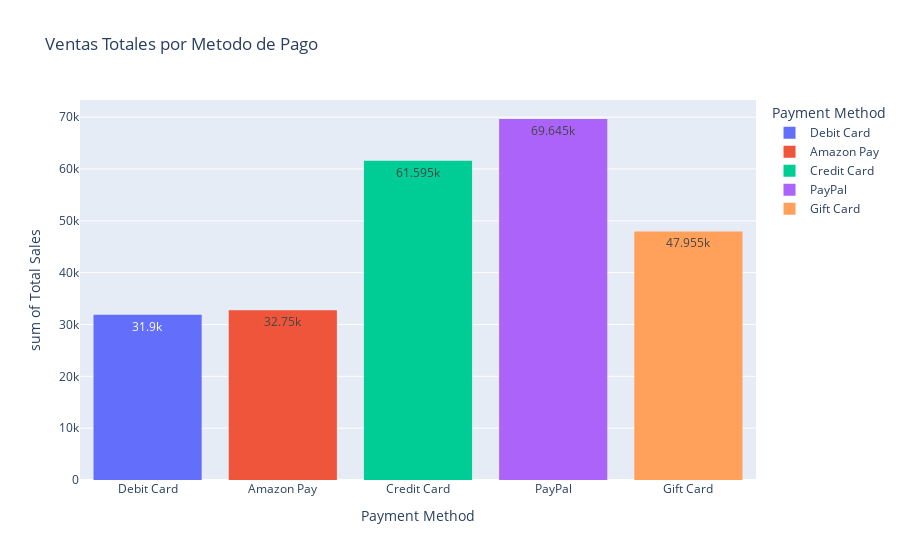

Write notebook code for a chart like this one.
### Code cell
## ventas totales por metodo de pago
fig = px.histogram(df, x='Payment Method', color='Payment Method', y='Total Sales',
                    title='Ventas Totales por Metodo de Pago', text_auto=True, 
                    color_discrete_sequence=px.colors.qualitative.Plotly)
fig.show()

### Figure 1 — Plotly figure (JSON) as saved in the notebook; plotly's stock layout.template omitted (floating-point values rounded to 4 significant figures)
{"data": [{"bingroup": "x", "histfunc": "sum", "hovertemplate": "Payment Method=%{x}<br>sum of Total Sales=%{y}<extra></extra>", "legendgroup": "Debit Card", "marker": {"color": "#636EFA", "pattern": {"shape": ""}}, "name": "Debit Card", "orientation": "v", "showlegend": true, "texttemplate": "%{value}", "type": "histogram", "x": ["Debit Card", "Debit Card", "Debit Card", "Debit Card", "Debit Card", "Debit Card", "Debit Card", "Debit Card", "Debit Card", "Debit Card", "Debit Card", "Debit Card", "Debit Card", "Debit Card", "Debit Card", "Debit Card", "Debit Card", "Debit Card", "Debit Card", "Debit Card", "Debit Card", "Debit Card", "Debit Card", "Debit Card", "Debit Card", "Debit Card", "Debit Card", "Debit Card", "Debit Card", "Debit Card", "Debit Card", "Debit Card", "Debit Card", "Debit Card", "Debit Card", "Debit Card", "Debit Card", "Debit Card", "Debit Card", "Debit Card", "Debit Card", "Debit Card", "Debit Card", "Debit Card", "Debit Card", "Debit Card", "Debit Card", "Debit Card", "Debit Card", "Debit Card", "Debit Card", "Debit Card", "Debit Card"], "xaxis": "x", "y": [180, 400, 450, 400, 300, 600, 15, 300, 150, 120, 2000, 500, 300, 100, 240, 1500, 300, 2400, 600, 3000, 200, 40, 75, 60, 200, 1000, 450, 300, 300, 300, 200, 2400, 750, 4000, 15, 300, 200, 120, 600, 75, 20, 160, 500, 30, 3600, 80, 750, 450, 300, 40, 40, 40, 450], "yaxis": "y"}, {"bingroup": "x", "histfunc": "sum", "hovertemplate": "Payment Method=%{x}<br>sum of Total Sales=%{y}<extra></extra>", "legendgroup": "Amazon Pay", "marker": {"color": "#EF553B", "pattern": {"shape": ""}}, "name": "Amazon Pay", "orientation": "v", "showlegend": true, "texttemplate": "%{value}", "type": "histogram", "x": ["Amazon Pay", "Amazon Pay", "Amazon Pay", "Amazon Pay", "Amazon Pay", "Amazon Pay", "Amazon Pay", "Amazon Pay", "Amazon Pay", "Amazon Pay", "Amazon Pay", "Amazon Pay", "Amazon Pay", "Amazon Pay", "Amazon Pay", "Amazon Pay", "Amazon Pay", "Amazon Pay", "Amazon Pay", "Amazon Pay", "Amazon Pay", "Amazon Pay", "Amazon Pay", "Amazon Pay", "Amazon Pay", "Amazon Pay", "Amazon Pay", "Amazon Pay", "Amazon Pay", "Amazon Pay", "Amazon Pay", "Amazon Pay", "Amazon Pay", "Amazon Pay", "Amazon Pay", "Amazon Pay", "Amazon Pay", "Amazon Pay", "Amazon Pay", "Amazon Pay", "Amazon Pay"], "xaxis": "x", "y": [120, 30, 20, 1000, 75, 20, 100, 2400, 2400, 300, 100, 45, 600, 750, 450, 75, 2500, 180, 3200, 500, 500, 800, 400, 2400, 15, 15, 15, 2400, 160, 75, 3200, 3000, 800, 80, 240, 500, 400, 15, 750, 120, 2000], "yaxis": "y"}, {"bingroup": "x", "histfunc": "sum", "hovertemplate": "Payment Method=%{x}<br>sum of Total Sales=%{y}<extra></extra>", "legendgroup": "Credit Card", "marker": {"color": "#00CC96", "pattern": {"shape": ""}}, "name": "Credit Card", "orientation": "v", "showlegend": true, "texttemplate": "%{value}", "type": "histogram", "x": ["Credit Card", "Credit Card", "Credit Card", "Credit Card", "Credit Card", "Credit Card", "Credit Card", "Credit Card", "Credit Card", "Credit Card", "Credit Card", "Credit Card", "Credit Card", "Credit Card", "Credit Card", "Credit Card", "Credit Card", "Credit Card", "Credit Card", "Credit Card", "Credit Card", "Credit Card", "Credit Card", "Credit Card", "Credit Card", "Credit Card", "Credit Card", "Credit Card", "Credit Card", "Credit Card", "Credit Card", "Credit Card", "Credit Card", "Credit Card", "Credit Card", "Credit Card", "Credit Card", "Credit Card", "Credit Card", "Credit Card", "Credit Card", "Credit Card", "Credit Card", "Credit Card", "Credit Card", "Credit Card", "Credit Card", "Credit Card", "Credit Card", "Credit Card", "Credit Card", "Credit Card", "Credit Card", "Credit Card"], "xaxis": "x", "y": [180, 20, 500, 160, 1800, 600, 1200, 180, 4800, 15, 3600, 500, 100, 15, 80, 3600, 2400, 300, 300, 75, 15, 750, 2400, 2500, 200, 300, 200, 120, 3200, 60, 20, 2400, 80, 20, 750, 4800, 1500, 100, 1000, 2400, 2400, 75, 1500, 60, 1000, 600, 80, 60, 180, 4000, 3600, 2000, 2000, 800], "yaxis": "y"}, {"bingroup": "x", "histfunc": "sum", "hovertemplate": "Payment Method=%{x}<br>sum of Total Sales=%{y}<extra></extra>", "legendgroup": "PayPal", "marker": {"color": "#AB63FA", "pattern": {"shape": ""}}, "name": "PayPal", "orientation": "v", "showlegend": true, "texttemplate": "%{value}", "type": "histogram", "x": ["PayPal", "PayPal", "PayPal", "PayPal", "PayPal", "PayPal", "PayPal", "PayPal", "PayPal", "PayPal", "PayPal", "PayPal", "PayPal", "PayPal", "PayPal", "PayPal", "PayPal", "PayPal", "PayPal", "PayPal", "PayPal", "PayPal", "PayPal", "PayPal", "PayPal", "PayPal", "PayPal", "PayPal", "PayPal", "PayPal", "PayPal", "PayPal", "PayPal", "PayPal", "PayPal", "PayPal", "PayPal", "PayPal", "PayPal", "PayPal", "PayPal", "PayPal", "PayPal", "PayPal", "PayPal", "PayPal", "PayPal", "PayPal", "PayPal", "PayPal", "PayPal", "PayPal", "PayPal", "PayPal", "PayPal", "PayPal", "PayPal", "PayPal", "PayPal", "PayPal"], "xaxis": "x", "y": [600, 500, 60, 2000, 2400, 1600, 240, 80, 500, 1200, 4000, 4800, 300, 200, 300, 100, 2500, 750, 1000, 6000, 300, 75, 1000, 40, 60, 200, 200, 1000, 4000, 300, 750, 2400, 1600, 1000, 2400, 300, 750, 600, 120, 2400, 300, 1200, 1500, 40, 100, 2400, 2400, 60, 200, 3600, 200, 2400, 60, 300, 1200, 1200, 60, 1200, 2500, 100], "yaxis": "y"}, {"bingroup": "x", "histfunc": "sum", "hovertemplate": "Payment Method=%{x}<br>sum of Total Sales=%{y}<extra></extra>", "legendgroup": "Gift Card", "marker": {"color": "#FFA15A", "pattern": {"shape": ""}}, "name": "Gift Card", "orientation": "v", "showlegend": true, "texttemplate": "%{value}", "type": "histogram", "x": ["Gift Card", "Gift Card", "Gift Card", "Gift Card", "Gift Card", "Gift Card", "Gift Card", "Gift Card", "Gift Card", "Gift Card", "Gift Card", "Gift Card", "Gift Card", "Gift Card", "Gift Card", "Gift Card", "Gift Card", "Gift Card", "Gift Card", "Gift Card", "Gift Card", "Gift Card", "Gift Card", "Gift Card", "Gift Card", "Gift Card", "Gift Card", "Gift Card", "Gift Card", "Gift Card", "Gift Card", "Gift Card", "Gift Card", "Gift Card", "Gift Card", "Gift Card", "Gift Card", "Gift Card", "Gift Card", "Gift Card", "Gift Card", "Gift Card"], "xaxis": "x", "y": [1600, 1800, 500, 150, 40, 120, 15, 450, 2500, 4800, 4800, 300, 120, 2400, 3200, 60, 1200, 500, 45, 15, 6000, 2500, 1500, 80, 180, 60, 150, 40, 1800, 800, 3600, 300, 1500, 120, 300, 500, 120, 400, 1200, 40, 150, 2000], "yaxis": "y"}], "layout": {"barmode": "relative", "legend": {"title": {"text": "Payment Method"}, "tracegroupgap": 0}, "title": {"text": "Ventas Totales por Metodo de Pago"}, "xaxis": {"anchor": "y", "categoryarray": ["Debit Card", "Amazon Pay", "Credit Card", "PayPal", "Gift Card"], "categoryorder": "array", "domain": [0, 1], "title": {"text": "Payment Method"}}, "yaxis": {"anchor": "x", "domain": [0, 1], "title": {"text": "sum of Total Sales"}}}}
